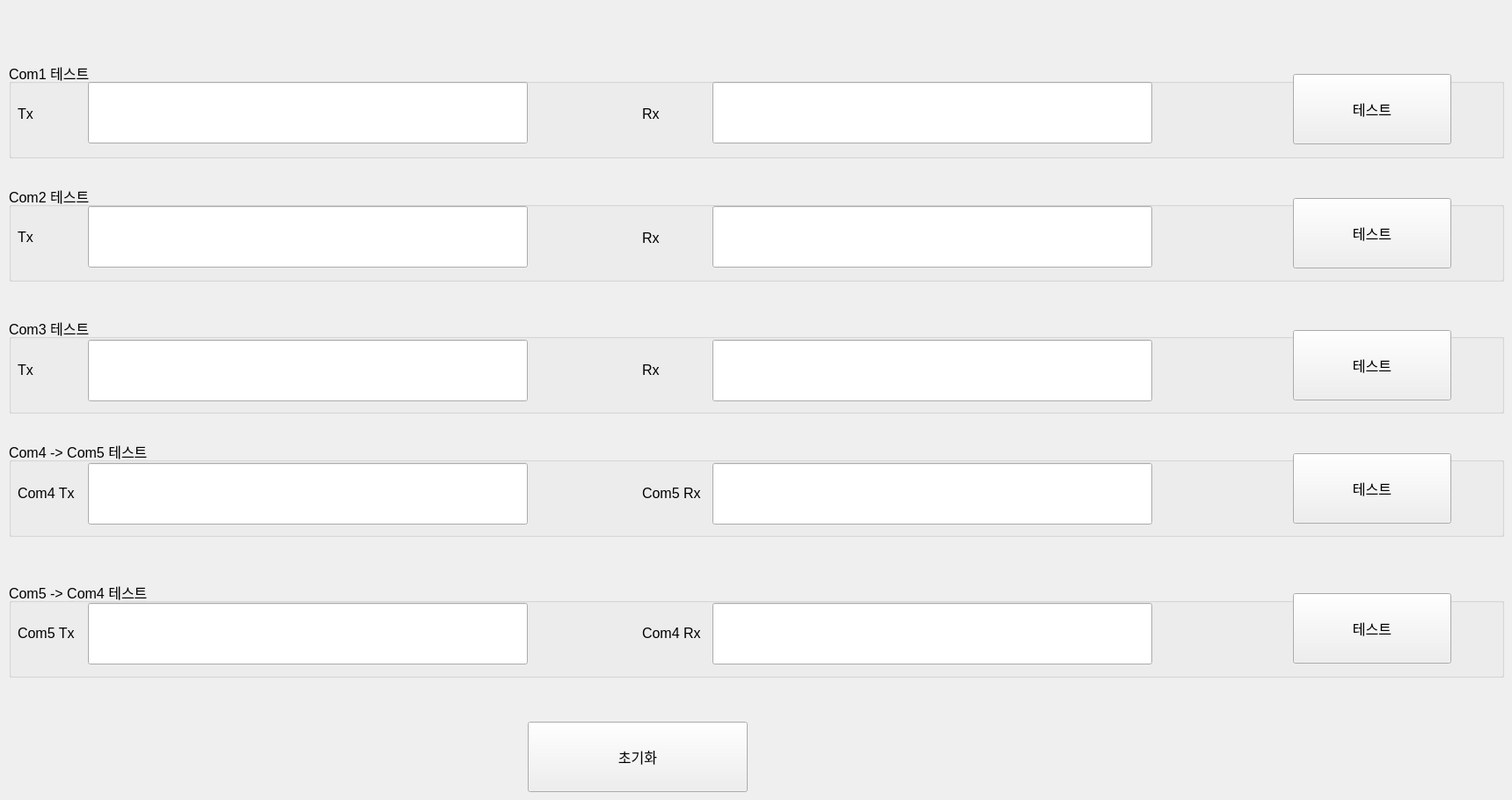
   <widget class="QWidget" name="pageSerial">
    <widget class="QGroupBox" name="groupBox_5">
     <property name="geometry">
      <rect>
       <x>10</x>
       <y>70</y>
       <width>1700</width>
       <height>110</height>
      </rect>
     </property>
     <property name="font">
      <font>
       <pointsize>12</pointsize>
      </font>
     </property>
     <property name="title">
      <string>Com1 테스트</string>
     </property>
     <widget class="MyLineEdit" name="com1Tx">
      <property name="geometry">
       <rect>
        <x>90</x>
        <y>23</y>
        <width>500</width>
        <height>70</height>
       </rect>
      </property>
     </widget>
     <widget class="QLabel" name="label">
      <property name="geometry">
       <rect>
        <x>10</x>
        <y>19</y>
        <width>70</width>
        <height>80</height>
       </rect>
      </property>
      <property name="text">
       <string>Tx</string>
      </property>
     </widget>
     <widget class="QLabel" name="label_2">
      <property name="geometry">
       <rect>
        <x>720</x>
        <y>19</y>
        <width>70</width>
        <height>80</height>
       </rect>
      </property>
      <property name="text">
       <string>Rx</string>
      </property>
     </widget>
     <widget class="QLineEdit" name="com1Rx">
      <property name="geometry">
       <rect>
        <x>800</x>
        <y>23</y>
        <width>500</width>
        <height>70</height>
       </rect>
      </property>
      <property name="readOnly">
       <bool>true</bool>
      </property>
     </widget>
     <widget class="QPushButton" name="com1Test">
      <property name="geometry">
       <rect>
        <x>1460</x>
        <y>14</y>
        <width>180</width>
        <height>80</height>
       </rect>
      </property>
      <property name="text">
       <string>테스트</string>
      </property>
     </widget>
    </widget>
    <widget class="QGroupBox" name="groupBox_6">
     <property name="geometry">
      <rect>
       <x>10</x>
       <y>500</y>
       <width>1700</width>
       <height>110</height>
      </rect>
     </property>
     <property name="font">
      <font>
       <pointsize>12</pointsize>
      </font>
     </property>
     <property name="title">
      <string>Com4 -&gt; Com5 테스트</string>
     </property>
     <widget class="MyLineEdit" name="com4Tx">
      <property name="geometry">
       <rect>
        <x>90</x>
        <y>26</y>
        <width>500</width>
        <height>70</height>
       </rect>
      </property>
     </widget>
     <widget class="QLabel" name="label_3">
      <property name="geometry">
       <rect>
        <x>10</x>
        <y>20</y>
        <width>70</width>
        <height>80</height>
       </rect>
      </property>
      <property name="text">
       <string>Com4 Tx</string>
      </property>
     </widget>
     <widget class="QLabel" name="label_4">
      <property name="geometry">
       <rect>
        <x>720</x>
        <y>20</y>
        <width>70</width>
        <height>80</height>
       </rect>
      </property>
      <property name="text">
       <string>Com5 Rx</string>
      </property>
     </widget>
     <widget class="QLineEdit" name="com5Rx">
      <property name="geometry">
       <rect>
        <x>800</x>
        <y>26</y>
        <width>500</width>
        <height>70</height>
       </rect>
      </property>
      <property name="readOnly">
       <bool>true</bool>
      </property>
     </widget>
     <widget class="QPushButton" name="com4Com5Test">
      <property name="geometry">
       <rect>
        <x>1460</x>
        <y>15</y>
        <width>180</width>
        <height>80</height>
       </rect>
      </property>
      <property name="text">
       <string>테스트</string>
      </property>
     </widget>
    </widget>
    <widget class="QGroupBox" name="groupBox_7">
     <property name="geometry">
      <rect>
       <x>10</x>
       <y>210</y>
       <width>1700</width>
       <height>110</height>
      </rect>
     </property>
     <property name="font">
      <font>
       <pointsize>12</pointsize>
      </font>
     </property>
     <property name="title">
      <string>Com2 테스트</string>
     </property>
     <widget class="MyLineEdit" name="com2Tx">
      <property name="geometry">
       <rect>
        <x>90</x>
        <y>24</y>
        <width>500</width>
        <height>70</height>
       </rect>
      </property>
     </widget>
     <widget class="QLabel" name="label_7">
      <property name="geometry">
       <rect>
        <x>10</x>
        <y>19</y>
        <width>70</width>
        <height>80</height>
       </rect>
      </property>
      <property name="text">
       <string>Tx</string>
      </property>
     </widget>
     <widget class="QLabel" name="label_8">
      <property name="geometry">
       <rect>
        <x>720</x>
        <y>20</y>
        <width>70</width>
        <height>80</height>
       </rect>
      </property>
      <property name="text">
       <string>Rx</string>
      </property>
     </widget>
     <widget class="QLineEdit" name="com2Rx">
      <property name="geometry">
       <rect>
        <x>800</x>
        <y>24</y>
        <width>500</width>
        <height>70</height>
       </rect>
      </property>
      <property name="readOnly">
       <bool>true</bool>
      </property>
     </widget>
     <widget class="QPushButton" name="com2Test">
      <property name="geometry">
       <rect>
        <x>1460</x>
        <y>15</y>
        <width>180</width>
        <height>80</height>
       </rect>
      </property>
      <property name="text">
       <string>테스트</string>
      </property>
     </widget>
    </widget>
    <widget class="QGroupBox" name="groupBox_8">
     <property name="geometry">
      <rect>
       <x>10</x>
       <y>360</y>
       <width>1700</width>
       <height>110</height>
      </rect>
     </property>
     <property name="font">
      <font>
       <pointsize>12</pointsize>
      </font>
     </property>
     <property name="title">
      <string>Com3 테스트</string>
     </property>
     <widget class="MyLineEdit" name="com3Tx">
      <property name="geometry">
       <rect>
        <x>90</x>
        <y>26</y>
        <width>500</width>
        <height>70</height>
       </rect>
      </property>
     </widget>
     <widget class="QLabel" name="label_9">
      <property name="geometry">
       <rect>
        <x>10</x>
        <y>20</y>
        <width>70</width>
        <height>80</height>
       </rect>
      </property>
      <property name="text">
       <string>Tx</string>
      </property>
     </widget>
     <widget class="QLabel" name="label_10">
      <property name="geometry">
       <rect>
        <x>720</x>
        <y>20</y>
        <width>70</width>
        <height>80</height>
       </rect>
      </property>
      <property name="text">
       <string>Rx</string>
      </property>
     </widget>
     <widget class="QLineEdit" name="com3Rx">
      <property name="geometry">
       <rect>
        <x>800</x>
        <y>26</y>
        <width>500</width>
        <height>70</height>
       </rect>
      </property>
      <property name="readOnly">
       <bool>true</bool>
      </property>
     </widget>
     <widget class="QPushButton" name="com3Test">
      <property name="geometry">
       <rect>
        <x>1460</x>
        <y>15</y>
        <width>180</width>
        <height>80</height>
       </rect>
      </property>
      <property name="text">
       <string>테스트</string>
      </property>
     </widget>
    </widget>
    <widget class="QGroupBox" name="groupBox_9">
     <property name="geometry">
      <rect>
       <x>10</x>
       <y>660</y>
       <width>1700</width>
       <height>110</height>
      </rect>
     </property>
     <property name="font">
      <font>
       <pointsize>12</pointsize>
      </font>
     </property>
     <property name="title">
      <string>Com5 -&gt; Com4 테스트</string>
     </property>
     <widget class="MyLineEdit" name="com5Tx">
      <property name="geometry">
       <rect>
        <x>90</x>
        <y>25</y>
        <width>500</width>
        <height>70</height>
       </rect>
      </property>
     </widget>
     <widget class="QLabel" name="label_11">
      <property name="geometry">
       <rect>
        <x>10</x>
        <y>19</y>
        <width>70</width>
        <height>80</height>
       </rect>
      </property>
      <property name="text">
       <string>Com5 Tx</string>
      </property>
     </widget>
     <widget class="QLabel" name="label_12">
      <property name="geometry">
       <rect>
        <x>720</x>
        <y>19</y>
        <width>70</width>
        <height>80</height>
       </rect>
      </property>
      <property name="text">
       <string>Com4 Rx</string>
      </property>
     </widget>
     <widget class="QLineEdit" name="com4Rx">
      <property name="geometry">
       <rect>
        <x>800</x>
        <y>25</y>
        <width>500</width>
        <height>70</height>
       </rect>
      </property>
      <property name="readOnly">
       <bool>true</bool>
      </property>
     </widget>
     <widget class="QPushButton" name="com5Com4Test">
      <property name="geometry">
       <rect>
        <x>1460</x>
        <y>14</y>
        <width>180</width>
        <height>80</height>
       </rect>
      </property>
      <property name="text">
       <string>테스트</string>
      </property>
     </widget>
    </widget>
    <widget class="QPushButton" name="serialClear">
     <property name="geometry">
      <rect>
       <x>600</x>
       <y>820</y>
       <width>250</width>
       <height>80</height>
      </rect>
     </property>
     <property name="font">
      <font>
       <pointsize>12</pointsize>
      </font>
     </property>
     <property name="text">
      <string>초기화</string>
     </property>
    </widget>
   </widget>
